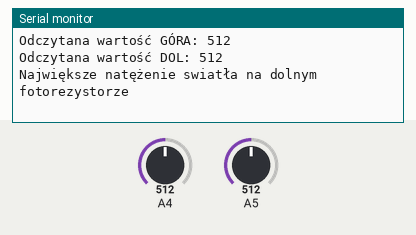
The sketch below on a simulated Arduino Uno, built with avr-gcc and run on an emulated ATmega328P. Shown: the last lines printed to the serial monitor. Inputs (shaded band) come from the test bench; at power-on: A5 = 512, A4 = 512.

Above: at 1.8 s.
1.9 s: A5 set to 531
At 3.0 s:
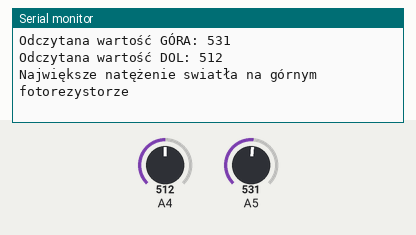
4.7 s: A4 set to 538
At 6.2 s:
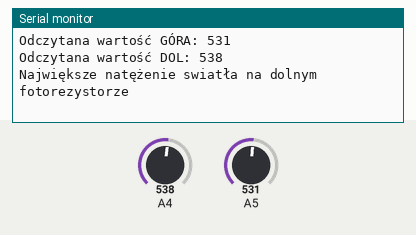

The sketch:

okreslanie_roznicy_natezenia_swiatla.ino
```cpp
int odczytanaWartoscGora = 0; //Zmienne do przechowywania odczytu ADC
int odczytanaWartoscDol = 0;

void setup() {
  Serial.begin(9600);
}

void loop() {
  odczytanaWartoscGora = analogRead(A5);//Odczytanie wartości z ADC
  odczytanaWartoscDol = analogRead(A4);//Odczytanie wartości z ADC

  Serial.println("Odczytana wartość GÓRA: " + String(odczytanaWartoscGora));
  Serial.println("Odczytana wartość DOL: " + String(odczytanaWartoscDol));

  if (odczytanaWartoscGora > odczytanaWartoscDol) {
    Serial.println("Największe natężenie swiatła na górnym fotorezystorze");
  } else {
    Serial.println("Największe natężenie swiatła na dolnym fotorezystorze");
  }

  delay(1000);
}
```

Measured:
- the behaviour switches between 512 and 513 on A5 (found by bisection; images 0 and 1)
- the behaviour switches between 530 and 531 on A4 (found by bisection; images 1 and 2)
- after the input at 1.9 s, the serial monitor: prints a new line after 0.22 s (image 1)
- after the input at 4.7 s, the serial monitor: prints a new line after 0.63 s (image 2)
